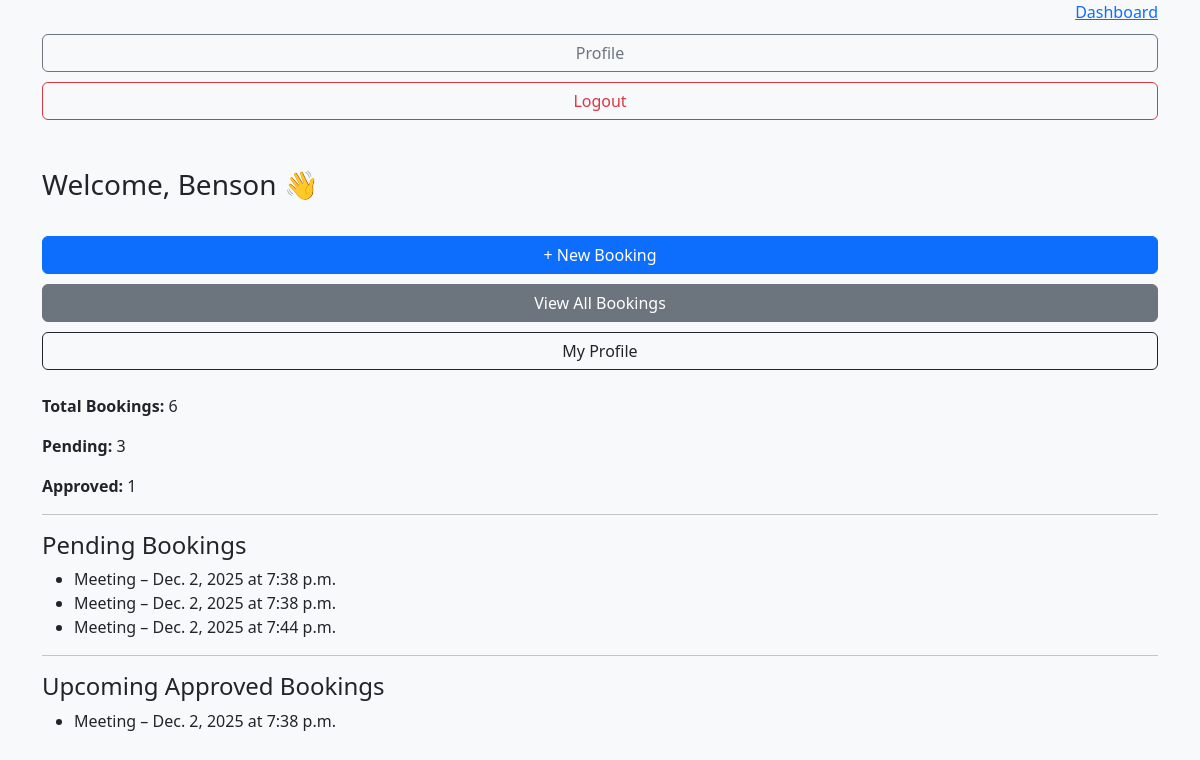
Page /dashboard/ (signed in) on the earlier database version.
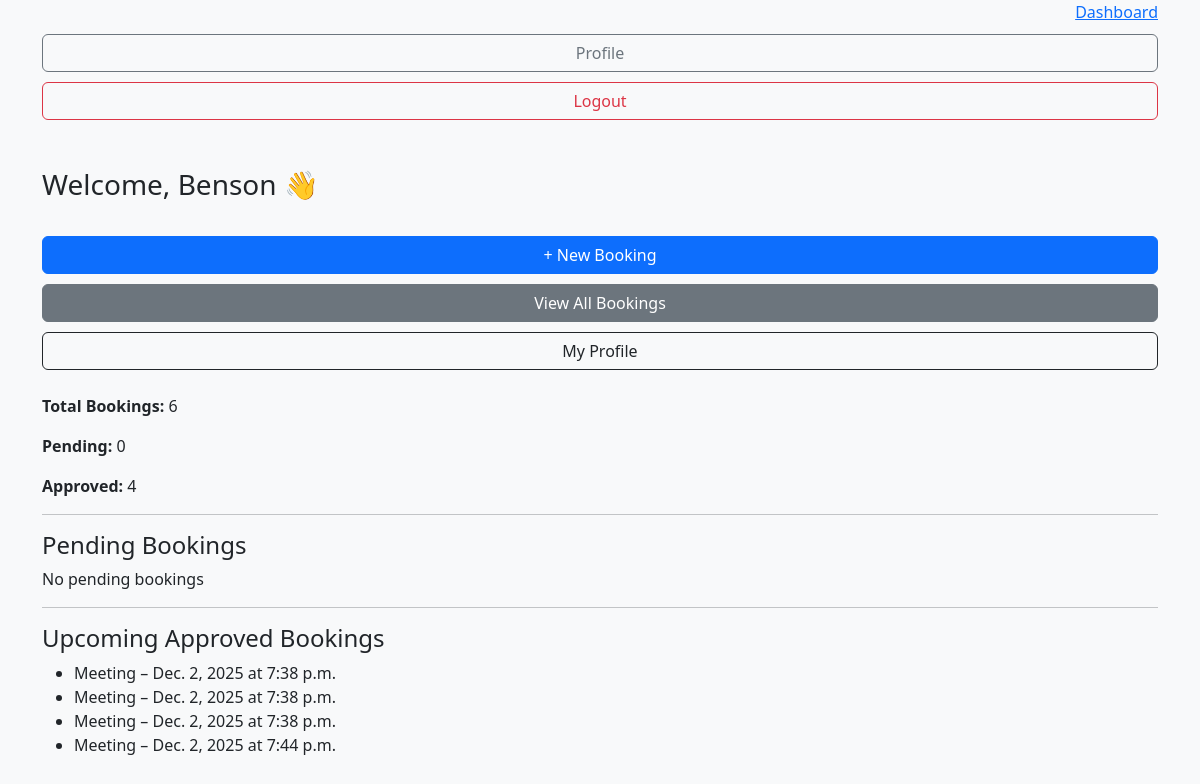
Same page on the later database version.
### book/models.py (models this page shows, shortened)
class Booking(models.Model):
    SERVICE_TYPES = [
        ("Consultation", "Consultation"),
        ("Repair", "Repair"),
        ("Meeting", "Meeting"),
        ("Training", "Training"),
        ("Other", "Other"),
    ]
    STATUS_TYPES = [
    ("Pending", "Pending"),
    ("Approved", "Approved"),
    ("Rejected", "Rejected"),
]
    user = models.ForeignKey(User, on_delete=models.CASCADE, null=True)
    name = models.CharField(max_length=100)
    email = models.EmailField()
    phone = models.CharField(max_length=20)
    service = models.CharField(max_length=20, choices=SERVICE_TYPES)
    date = models.DateField()
    time = models.TimeField()
    guests = models.IntegerField(default=1)
    notes = models.TextField(blank=True, null=True)
    status = models.CharField(max_length=20, choices=STATUS_TYPES, default="Pending")

### book/views.py (the view)
# urls.py: path("dashboard/", views.dashboard, name='dashboard'),
@login_required
def dashboard(request):
    bookings = Booking.objects.filter(user=request.user).order_by("-date")
    upcoming = bookings.filter(status="Approved")
    pending = bookings.filter(status="Pending")
    context = {
        "bookings": bookings,
        "upcoming": upcoming[:5],
        "pending": pending[:5],
    }
    return render(request, "book/dashboard.html", context)

### book/templates/book/dashboard.html
{% extends "book/base.html" %} {% block content %}
<h3 class="mb-4">Welcome, {{ user.username }} 👋</h3>
<div class="mb-4">
  <a href="{% url 'create_booking' %}" class="btn btn-primary">+ New Booking</a>
  <a href="{% url 'booking_list' %}" class="btn btn-secondary"
    >View All Bookings</a
  >
  <a href="{% url 'profile' %}" class="btn btn-outline-dark">My Profile</a>
</div>
<p><strong>Total Bookings:</strong> {{ bookings.count }}</p>
<p><strong>Pending:</strong> {{ pending.count }}</p>
<p><strong>Approved:</strong> {{ upcoming.count }}</p>
<hr />
<h4>Pending Bookings</h4>
{% if pending %}
<ul>
  {% for booking in pending %}
  <li>{{ booking.service }} – {{ booking.date }} at {{ booking.time }}</li>
  {% endfor %}
</ul>
{% else %}
<p>No pending bookings</p>
{% endif %}
<hr />
<h4>Upcoming Approved Bookings</h4>
{% if upcoming %}
<ul>
  {% for booking in upcoming %}
  <li>{{ booking.service }} – {{ booking.date }} at {{ booking.time }}</li>
  {% endfor %}
</ul>
{% else %}
<p>No upcoming bookings</p>
{% endif %} {% endblock %}

Differences in the rows shown:
changed Booking (number 2 of 4 on the later page): moves from the list under "Pending Bookings" to the list under "Upcoming Approved Bookings"
changed Booking (number 3 of 4 on the later page): moves from the list under "Pending Bookings" to the list under "Upcoming Approved Bookings"
changed Booking (number 4 of 4 on the later page): moves from the list under "Pending Bookings" to the list under "Upcoming Approved Bookings"
Other differences:
{{ pending.count }}: "3" → "0"
{{ upcoming.count }}: "1" → "4"
text now shown: "No pending bookings"
